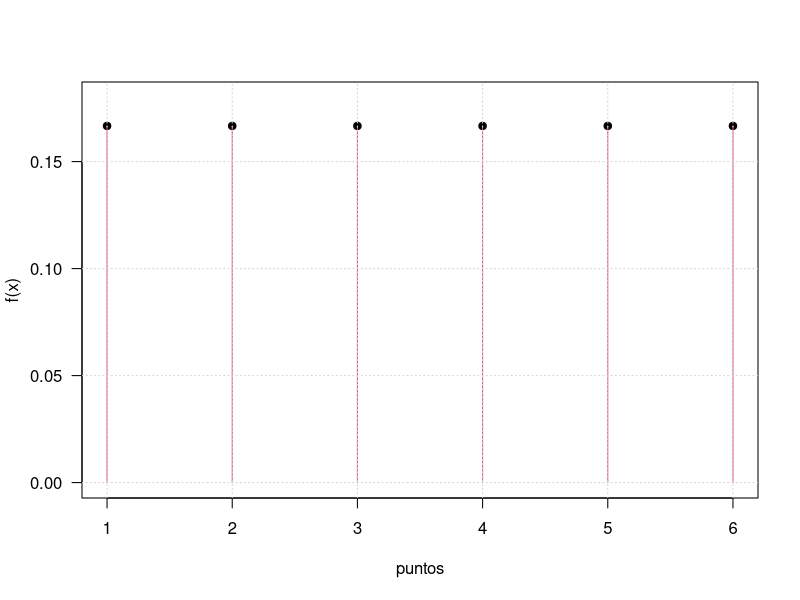
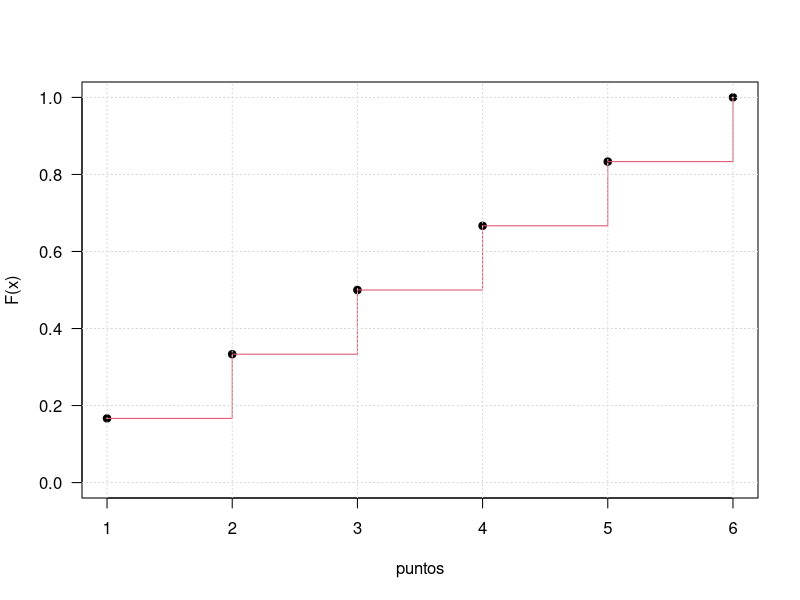
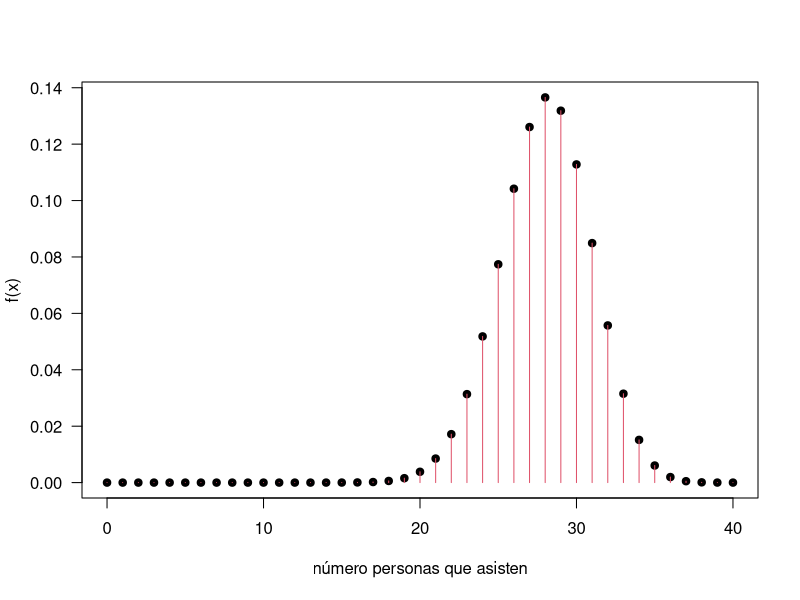
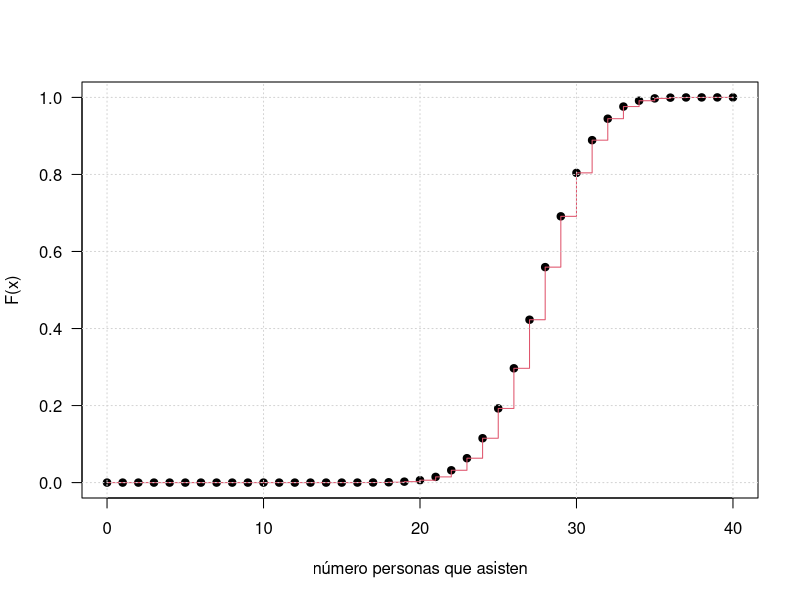

The R source for these figures, in order:
## ---- chunk 1
knitr::opts_chunk$set(echo = TRUE,comment = NA)

# colores
c0="#0DA5A6" # VERDE CLARO
c1="#E77C00" # NARANJA
c2="#6666FF" # AZUL  
c3="#4CBFBA" # VERDE CLARO  
c4="#E09600" # AMARILLO  
c5="#BC2B6A" # MORADO  

## ---- chunk 2
x=1:6
fx=rep(1,6)/6
plot(x,fx,pch=19, ylim=c(0,0.18), las=1, xlab="puntos", ylab="f(x)")  
lines(x, fx, type="h", col=2)
grid()
  
## ---- chunk 3
x=1:6
fx=rep(1,6)/6
Fx=cumsum(fx)
plot(x,Fx, las=1, ylab="F(x)", xlab="puntos",pch=19, ylim=c(0,1))
lines(x, Fx, type="s", col=2)
grid()
## ---- chunk 4
x=1:6
fx=round(rep(1,6)/6,6)
Fx=round(cumsum(fx),4)
data.frame(x,fx,Fx)
## ---- chunk 5
x=0:40
fx=choose(40,x)*0.70^x*0.30^(40-x)  
plot(x,fx, las=1, ylab="f(x)", xlab="número personas que asisten", pch=19)
lines(x, fx, type="h", col=2)
## ---- chunk 6
x=0:40
fx=choose(40,x)*0.70^x*0.30^(40-x)  
Fx=cumsum(fx)
plot(x,Fx, las=1, ylab="F(x)", xlab="número personas que asisten",pch=19, ylim=c(0,1))
lines(x, Fx, type="s", col=2)
grid()

## ---- chunk 7
x=0:40
fx=round(choose(40,x)*0.70^x*0.30^(40-x),6)  
Fx=round(cumsum(fx),4)

cat("P(X=0)  = ",fx[1], "\n")
cat("P(X=25) = ", fx[26], "\n")
cat("P(X<25) = P(X<=24) = ", Fx[25], "\n")
cat("P(X >25) = 1 - P(X<=24) =", 1-Fx[25])
## ---- chunk 8
fy=function(y){1/4*exp(-y/4)}
integrate(fy, lower=0,upper=Inf)
## ---- chunk 9
x=0:40
fx=round(choose(40,x)*0.70^x*0.30^(40-x),6)
Ex=sum(x*fx)
Ex2=sum(x^2*fx)
cat("E[X] =",Ex, "\n")
cat("V[X] = ", Ex2-Ex^2)
## ---- chunk 10
fy=function(y){1/4*exp(-y/4)}
fEy=function(y){1/4*exp(-y/4)*y}
fEy2=function(y){1/4*exp(-y/4)*y^2}
Ey=integrate(fEy, lower=0,upper=Inf)
Ey2=integrate(fEy2, lower=0,upper=Inf)
cat("E[X] = ", Ey$value,"\n")
cat("V[X] = ", Ey2$value-Ey$value^2)
